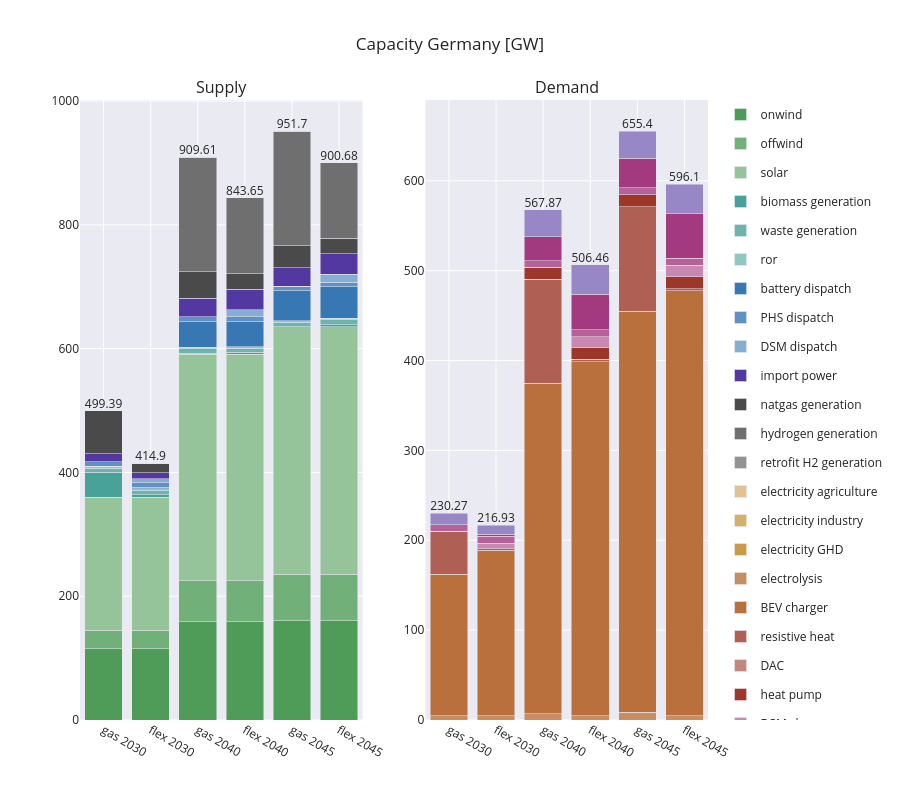

Write notebook code for a chart like this one.
### Code cell
from plotly.subplots import make_subplots

combined_fig = make_subplots(
    rows=1, cols=2,
    subplot_titles=("Supply", "Demand", "Total")
)

for trace in fig_pg_gw.data:
    combined_fig.add_trace(trace, row=1, col=1)

for trace in fig_pc_gw.data:
    combined_fig.add_trace(trace, row=1, col=2, )

combined_fig.update_layout(title_text='Capacity Germany [GW]', barmode='stack', height=800 )

combined_fig.show()

### Figure 1 — Plotly figure (JSON) as saved in the notebook; plotly's stock layout.template omitted (floating-point values rounded to 4 significant figures)
{"data": [{"alignmentgroup": "True", "hovertemplate": "variable=onwind<br>index=%{x}<br>value=%{y}<extra></extra>", "legendgroup": "onwind", "marker": {"color": "#4F9C59", "pattern": {"shape": ""}}, "name": "onwind", "offsetgroup": "onwind", "orientation": "v", "showlegend": true, "textposition": "auto", "type": "bar", "x": ["gas 2030", "flex 2030", "gas 2040", "flex 2040", "gas 2045", "flex 2045"], "xaxis": "x", "y": [115.0, 115.0, 159.0, 159.0, 160.0, 160.0], "yaxis": "y"}, {"alignmentgroup": "True", "hovertemplate": "variable=offwind<br>index=%{x}<br>value=%{y}<extra></extra>", "legendgroup": "offwind", "marker": {"color": "#72B07A", "pattern": {"shape": ""}}, "name": "offwind", "offsetgroup": "offwind", "orientation": "v", "showlegend": true, "textposition": "auto", "type": "bar", "x": ["gas 2030", "flex 2030", "gas 2040", "flex 2040", "gas 2045", "flex 2045"], "xaxis": "x", "y": [30.0, 30.0, 66.0, 66.0, 75.5, 75.5], "yaxis": "y"}, {"alignmentgroup": "True", "hovertemplate": "variable=solar<br>index=%{x}<br>value=%{y}<extra></extra>", "legendgroup": "solar", "marker": {"color": "#95C49B", "pattern": {"shape": ""}}, "name": "solar", "offsetgroup": "solar", "orientation": "v", "showlegend": true, "textposition": "auto", "type": "bar", "x": ["gas 2030", "flex 2030", "gas 2040", "flex 2040", "gas 2045", "flex 2045"], "xaxis": "x", "y": [215.0, 215.0, 366.0, 366.0, 400.0, 400.0], "yaxis": "y"}, {"alignmentgroup": "True", "hovertemplate": "variable=biomass generation<br>index=%{x}<br>value=%{y}<extra></extra>", "legendgroup": "biomass generation", "marker": {"color": "#48A299", "pattern": {"shape": ""}}, "name": "biomass generation", "offsetgroup": "biomass generation", "orientation": "v", "showlegend": true, "textposition": "auto", "type": "bar", "x": ["gas 2030", "flex 2030", "gas 2040", "flex 2040", "gas 2045", "flex 2045"], "xaxis": "x", "y": [40.33, 4, 1.992, 3, 1.762e-05, 3], "yaxis": "y"}, {"alignmentgroup": "True", "hovertemplate": "variable=waste generation<br>index=%{x}<br>value=%{y}<extra></extra>", "legendgroup": "waste generation", "marker": {"color": "#6DB4AD", "pattern": {"shape": ""}}, "name": "waste generation", "offsetgroup": "waste generation", "orientation": "v", "showlegend": true, "textposition": "auto", "type": "bar", "x": ["gas 2030", "flex 2030", "gas 2040", "flex 2040", "gas 2045", "flex 2045"], "xaxis": "x", "y": [6.662, 6.662, 6.661, 6.661, 6.914, 8.098], "yaxis": "y"}, {"alignmentgroup": "True", "hovertemplate": "variable=ror<br>index=%{x}<br>value=%{y}<extra></extra>", "legendgroup": "ror", "marker": {"color": "#91C7C2", "pattern": {"shape": ""}}, "name": "ror", "offsetgroup": "ror", "orientation": "v", "showlegend": true, "textposition": "auto", "type": "bar", "x": ["gas 2030", "flex 2030", "gas 2040", "flex 2040", "gas 2045", "flex 2045"], "xaxis": "x", "y": [2.771, 2.771, 2.771, 2.771, 2.771, 2.771], "yaxis": "y"}, {"alignmentgroup": "True", "hovertemplate": "variable=battery dispatch<br>index=%{x}<br>value=%{y}<extra></extra>", "legendgroup": "battery dispatch", "marker": {"color": "#3777B4", "pattern": {"shape": ""}}, "name": "battery dispatch", "offsetgroup": "battery dispatch", "orientation": "v", "showlegend": true, "textposition": "auto", "type": "bar", "x": ["gas 2030", "flex 2030", "gas 2040", "flex 2040", "gas 2045", "flex 2045"], "xaxis": "x", "y": [0.08302, 2.526, 41.25, 40.41, 48.21, 50.51], "yaxis": "y"}, {"alignmentgroup": "True", "hovertemplate": "variable=PHS dispatch<br>index=%{x}<br>value=%{y}<extra></extra>", "legendgroup": "PHS dispatch", "marker": {"color": "#5F92C3", "pattern": {"shape": ""}}, "name": "PHS dispatch", "offsetgroup": "PHS dispatch", "orientation": "v", "showlegend": true, "textposition": "auto", "type": "bar", "x": ["gas 2030", "flex 2030", "gas 2040", "flex 2040", "gas 2045", "flex 2045"], "xaxis": "x", "y": [7.526, 7.526, 7.526, 7.526, 7.526, 7.526], "yaxis": "y"}, {"alignmentgroup": "True", "hovertemplate": "variable=DSM dispatch<br>index=%{x}<br>value=%{y}<extra></extra>", "legendgroup": "DSM dispatch", "marker": {"color": "#87AED2", "pattern": {"shape": ""}}, "name": "DSM dispatch", "offsetgroup": "DSM dispatch", "orientation": "v", "showlegend": true, "textposition": "auto", "type": "bar", "x": ["gas 2030", "flex 2030", "gas 2040", "flex 2040", "gas 2045", "flex 2045"], "xaxis": "x", "y": [0, 6.4, 0, 11.9, 0, 12.9], "yaxis": "y"}, {"alignmentgroup": "True", "hovertemplate": "variable=import power<br>index=%{x}<br>value=%{y}<extra></extra>", "legendgroup": "import power", "marker": {"color": "#5438A1", "pattern": {"shape": ""}}, "name": "import power", "offsetgroup": "import power", "orientation": "v", "showlegend": true, "textposition": "auto", "type": "bar", "x": ["gas 2030", "flex 2030", "gas 2040", "flex 2040", "gas 2045", "flex 2045"], "xaxis": "x", "y": [12.87, 10.01, 30.21, 32.8, 30.21, 32.8], "yaxis": "y"}, {"alignmentgroup": "True", "hovertemplate": "variable=natgas generation<br>index=%{x}<br>value=%{y}<extra></extra>", "legendgroup": "natgas generation", "marker": {"color": "#4A4A4A", "pattern": {"shape": ""}}, "name": "natgas generation", "offsetgroup": "natgas generation", "orientation": "v", "showlegend": true, "textposition": "auto", "type": "bar", "x": ["gas 2030", "flex 2030", "gas 2040", "flex 2040", "gas 2045", "flex 2045"], "xaxis": "x", "y": [69.14, 15.0, 43.19, 25, 35.56, 25], "yaxis": "y"}, {"alignmentgroup": "True", "hovertemplate": "variable=hydrogen generation<br>index=%{x}<br>value=%{y}<extra></extra>", "legendgroup": "hydrogen generation", "marker": {"color": "#6F6F6F", "pattern": {"shape": ""}}, "name": "hydrogen generation", "offsetgroup": "hydrogen generation", "orientation": "v", "showlegend": true, "textposition": "auto", "type": "bar", "x": ["gas 2030", "flex 2030", "gas 2040", "flex 2040", "gas 2045", "flex 2045"], "xaxis": "x", "y": [0.0002553, 0.0002239, 185.0, 122.6, 185.0, 122.6], "yaxis": "y"}, {"alignmentgroup": "True", "hovertemplate": "variable=retrofit H2 generation<br>index=%{x}<br>value=%{y}<extra></extra>", "legendgroup": "retrofit H2 generation", "marker": {"color": "#939393", "pattern": {"shape": ""}}, "name": "retrofit H2 generation", "offsetgroup": "retrofit H2 generation", "orientation": "v", "showlegend": true, "textposition": "auto", "type": "bar", "x": ["gas 2030", "flex 2030", "gas 2040", "flex 2040", "gas 2045", "flex 2045"], "xaxis": "x", "y": [0, 0, 0, 0, 0, 0], "yaxis": "y"}, {"mode": "text", "showlegend": false, "text": [499.4, 414.9, 909.6, 843.6, 951.7, 900.7], "textposition": "top center", "type": "scatter", "x": ["gas 2030", "flex 2030", "gas 2040", "flex 2040", "gas 2045", "flex 2045"], "xaxis": "x", "y": [499.4, 414.9, 909.6, 843.6, 951.7, 900.7], "yaxis": "y"}, {"alignmentgroup": "True", "hovertemplate": "variable=electricity agriculture<br>index=%{x}<br>value=%{y}<extra></extra>", "legendgroup": "electricity agriculture", "marker": {"color": "#E0C390", "pattern": {"shape": ""}}, "name": "electricity agriculture", "offsetgroup": "electricity agriculture", "orientation": "v", "showlegend": true, "textposition": "auto", "type": "bar", "x": ["gas 2030", "flex 2030", "gas 2040", "flex 2040", "gas 2045", "flex 2045"], "xaxis": "x2", "y": [0, 0, 0, 0, 0, 0], "yaxis": "y2"}, {"alignmentgroup": "True", "hovertemplate": "variable=electricity industry<br>index=%{x}<br>value=%{y}<extra></extra>", "legendgroup": "electricity industry", "marker": {"color": "#D6AF6B", "pattern": {"shape": ""}}, "name": "electricity industry", "offsetgroup": "electricity industry", "orientation": "v", "showlegend": true, "textposition": "auto", "type": "bar", "x": ["gas 2030", "flex 2030", "gas 2040", "flex 2040", "gas 2045", "flex 2045"], "xaxis": "x2", "y": [0, 0, 0, 0, 0, 0], "yaxis": "y2"}, {"alignmentgroup": "True", "hovertemplate": "variable=electricity GHD<br>index=%{x}<br>value=%{y}<extra></extra>", "legendgroup": "electricity GHD", "marker": {"color": "#CB9B47", "pattern": {"shape": ""}}, "name": "electricity GHD", "offsetgroup": "electricity GHD", "orientation": "v", "showlegend": true, "textposition": "auto", "type": "bar", "x": ["gas 2030", "flex 2030", "gas 2040", "flex 2040", "gas 2045", "flex 2045"], "xaxis": "x2", "y": [0, 0, 0, 0, 0, 0], "yaxis": "y2"}, {"alignmentgroup": "True", "hovertemplate": "variable=electrolysis<br>index=%{x}<br>value=%{y}<extra></extra>", "legendgroup": "electrolysis", "marker": {"color": "#C78D63", "pattern": {"shape": ""}}, "name": "electrolysis", "offsetgroup": "electrolysis", "orientation": "v", "showlegend": true, "textposition": "auto", "type": "bar", "x": ["gas 2030", "flex 2030", "gas 2040", "flex 2040", "gas 2045", "flex 2045"], "xaxis": "x2", "y": [5.0, 5.0, 7.089, 4.992, 8.744, 4.991], "yaxis": "y2"}, {"alignmentgroup": "True", "hovertemplate": "variable=BEV charger<br>index=%{x}<br>value=%{y}<extra></extra>", "legendgroup": "BEV charger", "marker": {"color": "#B9703C", "pattern": {"shape": ""}}, "name": "BEV charger", "offsetgroup": "BEV charger", "orientation": "v", "showlegend": true, "textposition": "auto", "type": "bar", "x": ["gas 2030", "flex 2030", "gas 2040", "flex 2040", "gas 2045", "flex 2045"], "xaxis": "x2", "y": [157.5, 183.7, 367.4, 393.7, 446.1, 472.4], "yaxis": "y2"}, {"alignmentgroup": "True", "hovertemplate": "variable=resistive heat<br>index=%{x}<br>value=%{y}<extra></extra>", "legendgroup": "resistive heat", "marker": {"color": "#B05F54", "pattern": {"shape": ""}}, "name": "resistive heat", "offsetgroup": "resistive heat", "orientation": "v", "showlegend": true, "textposition": "auto", "type": "bar", "x": ["gas 2030", "flex 2030", "gas 2040", "flex 2040", "gas 2045", "flex 2045"], "xaxis": "x2", "y": [47.23, 1.8, 115.7, 2.5, 116.1, 2.5], "yaxis": "y2"}, {"alignmentgroup": "True", "hovertemplate": "variable=DAC<br>index=%{x}<br>value=%{y}<extra></extra>", "legendgroup": "DAC", "marker": {"color": "#C3877F", "pattern": {"shape": ""}}, "name": "DAC", "offsetgroup": "DAC", "orientation": "v", "showlegend": true, "textposition": "auto", "type": "bar", "x": ["gas 2030", "flex 2030", "gas 2040", "flex 2040", "gas 2045", "flex 2045"], "xaxis": "x2", "y": [5.433e-06, 9.766e-06, 7.868e-06, 2.02e-05, 0.157, 6.54e-07], "yaxis": "y2"}, {"alignmentgroup": "True", "hovertemplate": "variable=heat pump<br>index=%{x}<br>value=%{y}<extra></extra>", "legendgroup": "heat pump", "marker": {"color": "#9C372A", "pattern": {"shape": ""}}, "name": "heat pump", "offsetgroup": "heat pump", "orientation": "v", "showlegend": true, "textposition": "auto", "type": "bar", "x": ["gas 2030", "flex 2030", "gas 2040", "flex 2040", "gas 2045", "flex 2045"], "xaxis": "x2", "y": [0.1721, 0.009726, 13.5, 13.5, 13.5, 13.5], "yaxis": "y2"}, {"alignmentgroup": "True", "hovertemplate": "variable=DSM charger<br>index=%{x}<br>value=%{y}<extra></extra>", "legendgroup": "DSM charger", "marker": {"color": "#C888B2", "pattern": {"shape": ""}}, "name": "DSM charger", "offsetgroup": "DSM charger", "orientation": "v", "showlegend": true, "textposition": "auto", "type": "bar", "x": ["gas 2030", "flex 2030", "gas 2040", "flex 2040", "gas 2045", "flex 2045"], "xaxis": "x2", "y": [0, 6.4, 0, 11.9, 0, 12.9], "yaxis": "y2"}, {"alignmentgroup": "True", "hovertemplate": "variable=PHS charger<br>index=%{x}<br>value=%{y}<extra></extra>", "legendgroup": "PHS charger", "marker": {"color": "#B66198", "pattern": {"shape": ""}}, "name": "PHS charger", "offsetgroup": "PHS charger", "orientation": "v", "showlegend": true, "textposition": "auto", "type": "bar", "x": ["gas 2030", "flex 2030", "gas 2040", "flex 2040", "gas 2045", "flex 2045"], "xaxis": "x2", "y": [7.526, 7.526, 7.526, 7.526, 7.526, 7.526], "yaxis": "y2"}, {"alignmentgroup": "True", "hovertemplate": "variable=battery charger<br>index=%{x}<br>value=%{y}<extra></extra>", "legendgroup": "battery charger", "marker": {"color": "#A3397E", "pattern": {"shape": ""}}, "name": "battery charger", "offsetgroup": "battery charger", "orientation": "v", "showlegend": true, "textposition": "auto", "type": "bar", "x": ["gas 2030", "flex 2030", "gas 2040", "flex 2040", "gas 2045", "flex 2045"], "xaxis": "x2", "y": [0.001039, 2.473, 26.44, 39.59, 33.03, 49.49], "yaxis": "y2"}, {"alignmentgroup": "True", "hovertemplate": "variable=export power<br>index=%{x}<br>value=%{y}<extra></extra>", "legendgroup": "export power", "marker": {"color": "#9887C7", "pattern": {"shape": ""}}, "name": "export power", "offsetgroup": "export power", "orientation": "v", "showlegend": true, "textposition": "auto", "type": "bar", "x": ["gas 2030", "flex 2030", "gas 2040", "flex 2040", "gas 2045", "flex 2045"], "xaxis": "x2", "y": [12.87, 10.01, 30.21, 32.8, 30.21, 32.8], "yaxis": "y2"}, {"mode": "text", "showlegend": false, "text": [230.3, 216.9, 567.9, 506.5, 655.4, 596.1], "textposition": "top center", "type": "scatter", "x": ["gas 2030", "flex 2030", "gas 2040", "flex 2040", "gas 2045", "flex 2045"], "xaxis": "x2", "y": [230.3, 216.9, 567.9, 506.5, 655.4, 596.1], "yaxis": "y2"}], "layout": {"annotations": [{"font": {"size": 16}, "showarrow": false, "text": "Supply", "x": 0.225, "xanchor": "center", "xref": "paper", "y": 1, "yanchor": "bottom", "yref": "paper"}, {"font": {"size": 16}, "showarrow": false, "text": "Demand", "x": 0.775, "xanchor": "center", "xref": "paper", "y": 1, "yanchor": "bottom", "yref": "paper"}], "barmode": "stack", "height": 800, "title": {"text": "Capacity Germany [GW]"}, "xaxis": {"anchor": "y", "domain": [0, 0.45]}, "xaxis2": {"anchor": "y2", "domain": [0.55, 1]}, "yaxis": {"anchor": "x", "domain": [0, 1]}, "yaxis2": {"anchor": "x2", "domain": [0, 1]}}}
